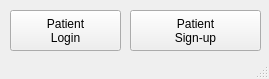
<?xml version="1.0" encoding="UTF-8"?>
<ui version="4.0">
 <class>PatientWindow</class>
 <widget class="QMainWindow" name="PatientWindow">
  <property name="geometry">
   <rect>
    <x>0</x>
    <y>0</y>
    <width>269</width>
    <height>79</height>
   </rect>
  </property>
  <property name="windowTitle">
   <string>MainWindow</string>
  </property>
  <widget class="QWidget" name="centralwidget">
   <widget class="QPushButton" name="pushButton">
    <property name="geometry">
     <rect>
      <x>10</x>
      <y>10</y>
      <width>111</width>
      <height>41</height>
     </rect>
    </property>
    <property name="text">
     <string>Patient
Login</string>
    </property>
   </widget>
   <widget class="QPushButton" name="pushButton_2">
    <property name="geometry">
     <rect>
      <x>130</x>
      <y>10</y>
      <width>131</width>
      <height>41</height>
     </rect>
    </property>
    <property name="text">
     <string>Patient
Sign-up</string>
    </property>
   </widget>
  </widget>
  <widget class="QStatusBar" name="statusbar"/>
 </widget>
 <resources/>
 <connections/>
</ui>
